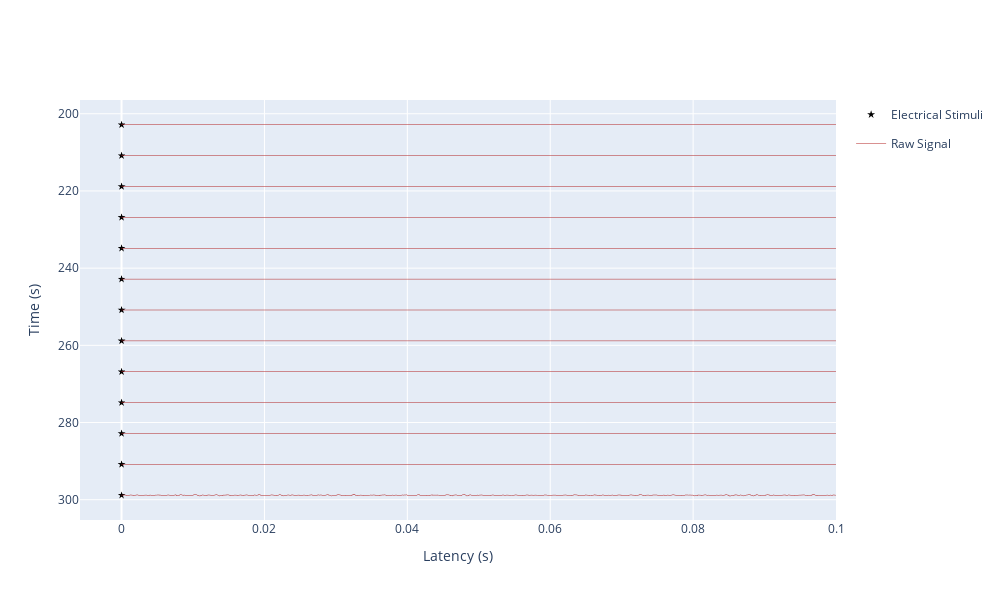

The notebook cell this image was saved under:
### Code cell
%autoreload 2
from plotting import FallingLeafPlot
from quantities import second, minute

flp = FallingLeafPlot(recording = recording, feature_db = db)

flp.plot(action_potential_channels = "all", plot_raw_signal = True, analog_signal_channel = "rd.1", \
         t_start = 1 * minute, post_stimulus_timeframe = 0.1 * second, num_intervals = 25, 
         ap_tracks = [])

### Figure 1 — Plotly figure (JSON) as saved in the notebook; plotly's stock layout.template omitted (floating-point values rounded to 4 significant figures; data arrays with more than 128 entries replaced by an {"elided": "..."} marker saying what was removed)
{"data": [{"hovertemplate": "%{text}", "marker": {"color": "Black", "symbol": "star"}, "mode": "markers", "name": "Electrical Stimuli", "text": ["time = 202.8436 s<br>Index = 15", "time = 202.8436 s<br>Index = 325", "time = 210.8436 s<br>Index = 16", "time = 210.8436 s<br>Index = 326", "time = 218.8436 s<br>Index = 17", "time = 218.8436 s<br>Index = 327", "time = 226.8436 s<br>Index = 18", "time = 226.8436 s<br>Index = 328", "time = 234.8436 s<br>Index = 19", "time = 234.8436 s<br>Index = 329", "time = 242.8436 s<br>Index = 20", "time = 242.8436 s<br>Index = 330", "time = 250.8436 s<br>Index = 21", "time = 250.8436 s<br>Index = 331", "time = 258.8436 s<br>Index = 22", "time = 258.8436 s<br>Index = 332", "time = 266.8436 s<br>Index = 23", "time = 266.8436 s<br>Index = 333", "time = 274.8436 s<br>Index = 24", "time = 274.8436 s<br>Index = 334", "time = 282.8436 s<br>Index = 25", "time = 282.8436 s<br>Index = 335", "time = 290.8436 s<br>Index = 26", "time = 290.8436 s<br>Index = 336", "time = 298.8436 s<br>Index = 27"], "type": "scattergl", "x": [0, 0, 0, 0, 0, 0, 0, 0, 0, 0, 0, 0, 0, 0, 0, 0, 0, 0, 0, 0, 0, 0, 0, 0, 0], "y": [202.8, 202.8, 210.8, 210.8, 218.8, 218.8, 226.8, 226.8, 234.8, 234.8, 242.8, 242.8, 250.8, 250.8, 258.8, 258.8, 266.8, 266.8, 274.8, 274.8, 282.8, 282.8, 290.8, 290.8, 298.8]}, {"hovertemplate": "%{text}", "legendgroup": "rawsignal", "line": {"color": "firebrick", "width": 0.5}, "mode": "lines", "name": "Raw Signal", "showlegend": true, "text": {"elided": "1001 str values"}, "type": "scattergl", "x": {"elided": "1001 float values"}, "y": {"elided": "1001 float values"}}, {"hovertemplate": "%{text}", "legendgroup": "rawsignal", "line": {"color": "firebrick", "width": 0.5}, "mode": "lines", "name": "Raw Signal", "showlegend": false, "text": {"elided": "1001 str values"}, "type": "scattergl", "x": {"elided": "1001 float values"}, "y": {"elided": "1001 float values"}}, {"hovertemplate": "%{text}", "legendgroup": "rawsignal", "line": {"color": "firebrick", "width": 0.5}, "mode": "lines", "name": "Raw Signal", "showlegend": false, "text": {"elided": "1001 str values"}, "type": "scattergl", "x": {"elided": "1001 float values"}, "y": {"elided": "1001 float values"}}, {"hovertemplate": "%{text}", "legendgroup": "rawsignal", "line": {"color": "firebrick", "width": 0.5}, "mode": "lines", "name": "Raw Signal", "showlegend": false, "text": {"elided": "1001 str values"}, "type": "scattergl", "x": {"elided": "1001 float values"}, "y": {"elided": "1001 float values"}}, {"hovertemplate": "%{text}", "legendgroup": "rawsignal", "line": {"color": "firebrick", "width": 0.5}, "mode": "lines", "name": "Raw Signal", "showlegend": false, "text": {"elided": "1001 str values"}, "type": "scattergl", "x": {"elided": "1001 float values"}, "y": {"elided": "1001 float values"}}, {"hovertemplate": "%{text}", "legendgroup": "rawsignal", "line": {"color": "firebrick", "width": 0.5}, "mode": "lines", "name": "Raw Signal", "showlegend": false, "text": {"elided": "1001 str values"}, "type": "scattergl", "x": {"elided": "1001 float values"}, "y": {"elided": "1001 float values"}}, {"hovertemplate": "%{text}", "legendgroup": "rawsignal", "line": {"color": "firebrick", "width": 0.5}, "mode": "lines", "name": "Raw Signal", "showlegend": false, "text": {"elided": "1001 str values"}, "type": "scattergl", "x": {"elided": "1001 float values"}, "y": {"elided": "1001 float values"}}, {"hovertemplate": "%{text}", "legendgroup": "rawsignal", "line": {"color": "firebrick", "width": 0.5}, "mode": "lines", "name": "Raw Signal", "showlegend": false, "text": {"elided": "1001 str values"}, "type": "scattergl", "x": {"elided": "1001 float values"}, "y": {"elided": "1001 float values"}}, {"hovertemplate": "%{text}", "legendgroup": "rawsignal", "line": {"color": "firebrick", "width": 0.5}, "mode": "lines", "name": "Raw Signal", "showlegend": false, "text": {"elided": "1001 str values"}, "type": "scattergl", "x": {"elided": "1001 float values"}, "y": {"elided": "1001 float values"}}, {"hovertemplate": "%{text}", "legendgroup": "rawsignal", "line": {"color": "firebrick", "width": 0.5}, "mode": "lines", "name": "Raw Signal", "showlegend": false, "text": {"elided": "1001 str values"}, "type": "scattergl", "x": {"elided": "1001 float values"}, "y": {"elided": "1001 float values"}}, {"hovertemplate": "%{text}", "legendgroup": "rawsignal", "line": {"color": "firebrick", "width": 0.5}, "mode": "lines", "name": "Raw Signal", "showlegend": false, "text": {"elided": "1001 str values"}, "type": "scattergl", "x": {"elided": "1001 float values"}, "y": {"elided": "1001 float values"}}, {"hovertemplate": "%{text}", "legendgroup": "rawsignal", "line": {"color": "firebrick", "width": 0.5}, "mode": "lines", "name": "Raw Signal", "showlegend": false, "text": {"elided": "1001 str values"}, "type": "scattergl", "x": {"elided": "1001 float values"}, "y": {"elided": "1001 float values"}}, {"hovertemplate": "%{text}", "legendgroup": "rawsignal", "line": {"color": "firebrick", "width": 0.5}, "mode": "lines", "name": "Raw Signal", "showlegend": false, "text": {"elided": "1001 str values"}, "type": "scattergl", "x": {"elided": "1001 float values"}, "y": {"elided": "1001 float values"}}, {"hovertemplate": "%{text}", "legendgroup": "rawsignal", "line": {"color": "firebrick", "width": 0.5}, "mode": "lines", "name": "Raw Signal", "showlegend": false, "text": {"elided": "1001 str values"}, "type": "scattergl", "x": {"elided": "1001 float values"}, "y": {"elided": "1001 float values"}}, {"hovertemplate": "%{text}", "legendgroup": "rawsignal", "line": {"color": "firebrick", "width": 0.5}, "mode": "lines", "name": "Raw Signal", "showlegend": false, "text": {"elided": "1001 str values"}, "type": "scattergl", "x": {"elided": "1001 float values"}, "y": {"elided": "1001 float values"}}, {"hovertemplate": "%{text}", "legendgroup": "rawsignal", "line": {"color": "firebrick", "width": 0.5}, "mode": "lines", "name": "Raw Signal", "showlegend": false, "text": {"elided": "1001 str values"}, "type": "scattergl", "x": {"elided": "1001 float values"}, "y": {"elided": "1001 float values"}}, {"hovertemplate": "%{text}", "legendgroup": "rawsignal", "line": {"color": "firebrick", "width": 0.5}, "mode": "lines", "name": "Raw Signal", "showlegend": false, "text": {"elided": "1001 str values"}, "type": "scattergl", "x": {"elided": "1001 float values"}, "y": {"elided": "1001 float values"}}, {"hovertemplate": "%{text}", "legendgroup": "rawsignal", "line": {"color": "firebrick", "width": 0.5}, "mode": "lines", "name": "Raw Signal", "showlegend": false, "text": {"elided": "1001 str values"}, "type": "scattergl", "x": {"elided": "1001 float values"}, "y": {"elided": "1001 float values"}}, {"hovertemplate": "%{text}", "legendgroup": "rawsignal", "line": {"color": "firebrick", "width": 0.5}, "mode": "lines", "name": "Raw Signal", "showlegend": false, "text": {"elided": "1001 str values"}, "type": "scattergl", "x": {"elided": "1001 float values"}, "y": {"elided": "1001 float values"}}, {"hovertemplate": "%{text}", "legendgroup": "rawsignal", "line": {"color": "firebrick", "width": 0.5}, "mode": "lines", "name": "Raw Signal", "showlegend": false, "text": {"elided": "1001 str values"}, "type": "scattergl", "x": {"elided": "1001 float values"}, "y": {"elided": "1001 float values"}}, {"hovertemplate": "%{text}", "legendgroup": "rawsignal", "line": {"color": "firebrick", "width": 0.5}, "mode": "lines", "name": "Raw Signal", "showlegend": false, "text": {"elided": "1001 str values"}, "type": "scattergl", "x": {"elided": "1001 float values"}, "y": {"elided": "1001 float values"}}, {"hovertemplate": "%{text}", "legendgroup": "rawsignal", "line": {"color": "firebrick", "width": 0.5}, "mode": "lines", "name": "Raw Signal", "showlegend": false, "text": {"elided": "1001 str values"}, "type": "scattergl", "x": {"elided": "1001 float values"}, "y": {"elided": "1001 float values"}}, {"hovertemplate": "%{text}", "legendgroup": "rawsignal", "line": {"color": "firebrick", "width": 0.5}, "mode": "lines", "name": "Raw Signal", "showlegend": false, "text": {"elided": "1001 str values"}, "type": "scattergl", "x": {"elided": "1001 float values"}, "y": {"elided": "1001 float values"}}, {"hovertemplate": "%{text}", "legendgroup": "rawsignal", "line": {"color": "firebrick", "width": 0.5}, "mode": "lines", "name": "Raw Signal", "showlegend": false, "text": {"elided": "1001 str values"}, "type": "scattergl", "x": {"elided": "1001 float values"}, "y": {"elided": "1001 float values"}}, {"hovertemplate": "%{text}", "legendgroup": "rawsignal", "line": {"color": "firebrick", "width": 0.5}, "mode": "lines", "name": "Raw Signal", "showlegend": false, "text": {"elided": "1001 str values"}, "type": "scattergl", "x": {"elided": "1001 float values"}, "y": {"elided": "1001 float values"}}, {"hovertemplate": "%{text}", "marker": {"size": 7, "symbol": []}, "mode": "markers", "name": "ap.0", "showlegend": true, "text": [], "type": "scatter", "x": [], "y": []}], "layout": {"height": 600, "width": 1000, "xaxis": {"title": {"text": "Latency (s)"}}, "yaxis": {"autorange": "reversed", "title": {"text": "Time (s)"}}}}
